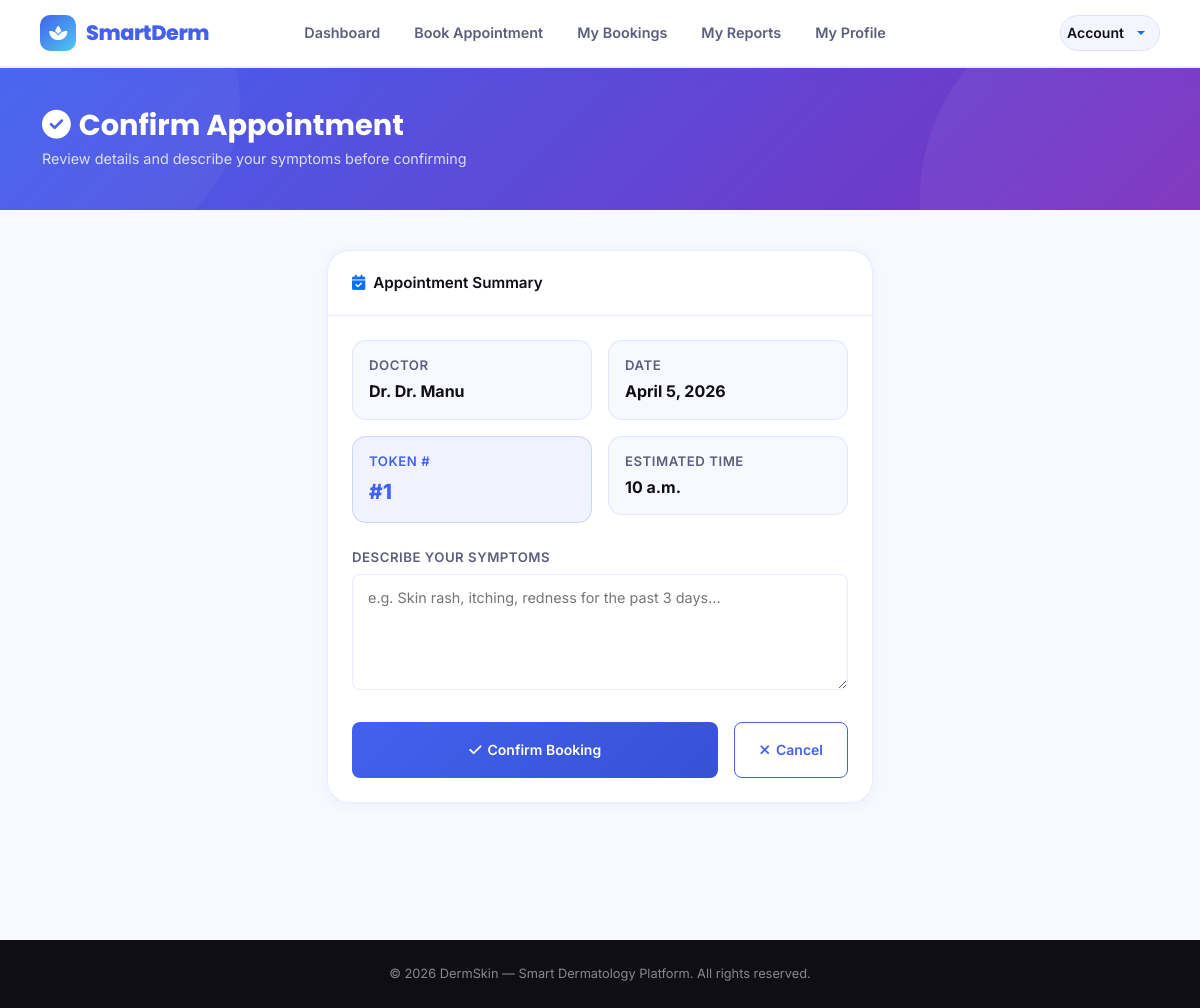
Screenshot of /confirm_booking/1/ (signed in) with the database file from the repository.
### doctor/models.py (models this page shows, shortened)
class tbl_token(models.Model):
    doctor = models.ForeignKey(tbl_doctor, on_delete=models.CASCADE)
    schedule = models.ForeignKey(tbl_schedule, on_delete=models.CASCADE, null=True, blank=True)
    date = models.DateField() # ⭐ ADDED: Makes querying by date much easier
    day_of_week = models.CharField(max_length=10)
    token_number = models.IntegerField()
    estimated_time = models.TimeField()
    is_booked = models.BooleanField(default=False)
    class Meta:
        unique_together = ('doctor', 'date', 'token_number')

### clinicadmin/models.py (models this page shows)
class tbl_doctor(models.Model):
    name=models.CharField(max_length=20)
    age=models.IntegerField()
    gender=models.CharField(max_length=10)
    profile_picture=models.ImageField(upload_to='doctor_profiles/', blank=True, null=True)
    email=models.EmailField(max_length=128,unique=True)
    phone_number=models.CharField(max_length=20)
    address=models.TextField()
    identification=models.ImageField(upload_to='doctor_id_proofs/', blank=True, null=True)
    specialization=models.CharField(max_length=30)
    qualification = models.CharField(max_length=50, blank=True, null=True)
    medical_registration_number=models.CharField(max_length=20,unique=True)
    password=models.CharField(max_length=128,blank=True)

### patient/views.py (the view, shortened to what this page needs)
# urls.py: path('confirm_booking/<int:token_id>/', views.confirm_booking, name='confirm_booking'),
def confirm_booking(request, token_id):
    token = get_object_or_404(tbl_token, id=token_id)
    patient_id = request.session.get('pid')
    if not patient_id:
        return redirect('webguest:login')
    patient = get_object_or_404(tbl_patient, id=patient_id)
    return render(request, 'patient/confirm_booking.html', {'token': token})

### patient/Templates/patient/confirm_booking.html (shortened to what this page needs)
{% extends 'base/header.html' %}
{% block content %}
<div class="page-banner">
    <div class="container position-relative" style="z-index:1">
        <h1><i class="fas fa-check-circle me-2"></i>Confirm Appointment</h1>
        <p>Review details and describe your symptoms before confirming</p>
    </div>
</div>
<div class="page-wrapper">
<div class="container">
<div class="row justify-content-center">
<div class="col-lg-6 col-md-8" data-aos="fade-up">
    <div class="ds-card">
        <div class="ds-card-header">
            <i class="fas fa-calendar-check text-primary"></i> Appointment Summary
        </div>
        <div class="ds-card-body">
            <div class="row g-3 mb-4">
                <div class="col-sm-6">
                    <div style="padding:14px 16px;background:var(--surface-2);border-radius:var(--radius-md);border:1px solid var(--border);">
                        <div class="ds-form-label" style="margin-bottom:3px;">Doctor</div>
                        <div style="font-weight:700;color:var(--text-dark);">Dr. {{ token.doctor.name }}</div>
                    </div>
                </div>
                <div class="col-sm-6">
                    <div style="padding:14px 16px;background:var(--surface-2);border-radius:var(--radius-md);border:1px solid var(--border);">
                        <div class="ds-form-label" style="margin-bottom:3px;">Date</div>
                        <div style="font-weight:700;color:var(--text-dark);">{{ token.date }}</div>
                    </div>
                </div>
                <div class="col-sm-6">
                    <div style="padding:14px 16px;background:rgba(67,97,238,0.08);border-radius:var(--radius-md);border:1px solid rgba(67,97,238,0.2);">
                        <div class="ds-form-label" style="margin-bottom:3px;color:var(--primary);">Token #</div>
                        <div style="font-weight:800;color:var(--primary);font-size:1.3rem;">#{{ token.token_number }}</div>
                    </div>
                </div>
                <div class="col-sm-6">
                    <div style="padding:14px 16px;background:var(--surface-2);border-radius:var(--radius-md);border:1px solid var(--border);">
                        <div class="ds-form-label" style="margin-bottom:3px;">Estimated Time</div>
                        <div style="font-weight:700;color:var(--text-dark);">{{ token.estimated_time }}</div>
                    </div>
                </div>
            </div>
            <form method="POST">
                <div class="mb-4">
                    <label class="ds-form-label">Describe Your Symptoms</label>
                    <textarea name="symptoms" rows="4" class="ds-form-control" required
                              placeholder="e.g. Skin rash, itching, redness for the past 3 days..."></textarea>
                </div>
                <div class="d-flex gap-3">
                    <button type="submit" class="btn-ds-primary flex-fill justify-content-center py-3">
                        <i class="fas fa-check"></i> Confirm Booking
                    </button>
                    <a href="{% url 'webpatient:book_appointment' token.doctor.id %}" class="btn-ds-outline py-3 px-4">
                        <i class="fas fa-times"></i> Cancel
                    </a>
                </div>
            </form>
        </div>
    </div>
</div>
</div>
</div>
</div>
{% endblock %}

### rows the page displays
tbl_token: doctor.name "Dr. Manu", date "April 5, 2026", token_number "1", estimated_time "10 a.m."
